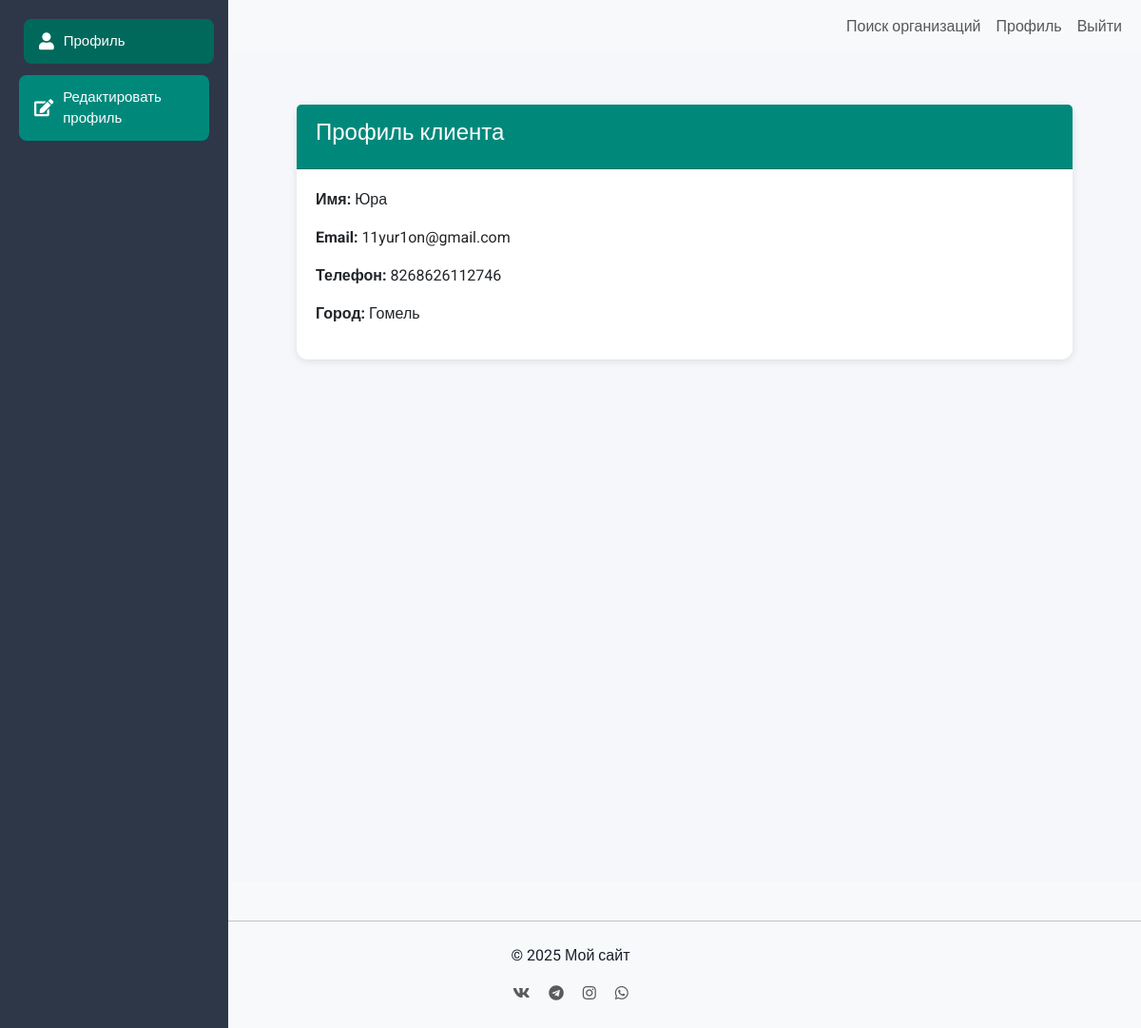
Screenshot of /accounts/profile/ (signed in) with the database file from the repository.
### accounts/models.py (models this page shows, shortened)
class ClientProfile(models.Model):
    user = models.OneToOneField(User, on_delete=models.CASCADE)
    name = models.CharField(max_length=100, blank=True, verbose_name='Имя')
    phone = models.CharField(max_length=20, verbose_name='Телефон')
    city = models.CharField(max_length=100, blank=True, verbose_name='Город')
    class Meta:
        verbose_name = 'Профиль клиента'
        verbose_name_plural = 'Профили клиентов'

### accounts/views.py (the view)
# urls.py: path('profile/', views.profile_view, name='profile'),
@login_required
def profile_view(request):
    client_profile = None
    workshop_profile = None
    is_client = False
    is_workshop = False
    grouped_activities = {}
    client_form = None
    workshop_form = None
    formset = None
    showcase_form = None
    upload_form = None
    showcase = None
    gallery = None
    grouped_prices = OrderedDict()
    try:
        client_profile = request.user.clientprofile
        is_client = True
        client_form = ClientProfileForm(instance=client_profile, initial={'email': request.user.email})
    except ClientProfile.DoesNotExist:
        try:
            workshop_profile = request.user.workshopprofile
            is_workshop = True
            workshop_form = WorkshopProfileForm(instance=workshop_profile, initial={'email': request.user.email})
            json_path = finders.find('services.json')
            if not json_path:
                logger.error("Файл services.json не найден")
                return JsonResponse({'success': False, 'errors': 'Service list not found.'}, status=500) if request.headers.get('X-Requested-With') == 'XMLHttpRequest' else redirect('accounts:profile')
            try:
                with open(json_path, 'r', encoding='utf-8') as f:
                    services_data = json.load(f)
                service_map = {item['code']: item['works'] for item in services_data}
            except json.JSONDecodeError as e:
                logger.error(f"Ошибка декодирования services.json: {str(e)}")
                return JsonResponse({'success': False, 'errors': 'Invalid services.json format.'}, status=500) if request.headers.get('X-Requested-With') == 'XMLHttpRequest' else redirect('accounts:profile')
            activity_codes = {str(area.id): area.code for area in workshop_profile.activity_area.all()}
            formset = ServicePriceFormSet(
                queryset=ServicePrice.objects.filter(workshop=workshop_profile),
                form_kwargs={'workshop': workshop_profile}
            )
            CATEGORY_TRANSLATIONS = {
                'hair': 'Уход за волосами',
                'nails': 'Ногтевой сервис',
                'cosmetology': 'Косметология',
                'makeup': 'Макияж',
                'brows_lashes': 'Уход за бровями и ресницами',
                'epilation': 'Эпиляция и депиляция',
                'body': 'Массаж и уход за телом',
                'tattoo_piercing': 'Тату и пирсинг',
                'styling': 'Стилистика и имидж',
                'kids': 'Детская бьюти-сфера',
                'alternative': 'Альтернативные направления',
                'education': 'Обучение и менторство'
            }
            grouped_activities = OrderedDict()
            for activity in workshop_profile.activity_area.all():
                cat = CATEGORY_TRANSLATIONS.get(activity.category, activity.get_category_display())
                grouped_activities.setdefault(cat, []).append(activity)
            prices = ServicePrice.objects.filter(workshop=workshop_profile)
            for price in prices:
                cat = CATEGORY_TRANSLATIONS.get(price.activity_area.category, price.activity_area.get_category_display())
                grouped_prices.setdefault(cat, []).append(price)
            showcase, created = Showcase.objects.get_or_create(workshop=workshop_profile)
            showcase_form = ShowcaseForm(instance=showcase)
            upload_form = GalleryImageForm()
            gallery = showcase.gallery_images.all()
        except WorkshopProfile.DoesNotExist:
            pass
    return render(request, 'accounts/profile.html', {
        'client_profile': client_profile,
        'workshop_profile': workshop_profile,
        'is_client': is_client,
        'is_workshop': is_workshop,
        'grouped_activities': grouped_activities,
        'user': request.user,
        'client_form': client_form,
        'workshop_form': workshop_form,
        'formset': formset,
        'service_map': service_map if is_workshop else {},
        'activity_codes': activity_codes if is_workshop else {},
        'showcase_form': showcase_form,
        'upload_form': upload_form,
        'showcase': showcase,
        'gallery': gallery,
        'grouped_prices': grouped_prices
    })

### accounts/context_processors.py (called while the page is built)
def user_type(request):
    if request.user.is_authenticated:
        try:
            request.user.workshopprofile
            return {'is_workshop': True, 'is_client': False}
        except WorkshopProfile.DoesNotExist:
            try:
                request.user.clientprofile
                return {'is_workshop': False, 'is_client': True}
            except ClientProfile.DoesNotExist:
                pass
    return {'is_workshop': False, 'is_client': False}

### accounts/templates/accounts/profile.html (shortened to what this page needs)
{% extends "base.html" %}
{% load static crispy_forms_tags format_duration %}
{% block content %}
<div class="dashboard-container">
  <div class="sidebar">
    <a href="#" class="profile-btn active" data-section="profile-details"><i class="fas fa-user"></i> Профиль</a>
    <a href="#" class="profile-btn" data-section="edit-profile"><i class="fas fa-edit"></i> Редактировать профиль</a>
  </div>
  <div class="profile-container">
    <div id="profile-details" class="content-section active">
      {% if is_client %}
        <div class="card">
          <div class="card-header">
            <h4>Профиль клиента</h4>
          </div>
          <div class="card-body">
            <p class="profile-name"><strong>Имя:</strong> {{ client_profile.name|default:user.username }}</p>
            <p class="profile-email"><strong>Email:</strong> {{ user.email }}</p>
            <p class="profile-phone"><strong>Телефон:</strong> {{ client_profile.phone }}</p>
            <p class="profile-city"><strong>Город:</strong> {{ client_profile.city|default:"Не указано" }}</p>
          </div>
        </div>
      {% else %}
        <p class="text-center">Профиль не найден.</p>
      {% endif %}
    </div>
  </div>
</div>
<link rel="stylesheet" href="https://cdnjs.cloudflare.com/ajax/libs/font-awesome/5.15.4/css/all.min.css">
{% endblock %}

### static/css/style.css (style rules this page uses)
body { font-family: 'Roboto', sans-serif; display: flex; flex-direction: column; min-height: 100vh; }

### accounts/templates/accounts/profile.html (style rules this page uses)
:root { --primary-color: #00897b; --secondary-color: #ff8a65; --accent-color: #ba68c8; --bg-light: #f5f7fa; --text-dark: #1a202c; --sidebar-bg: #2d3748; --shadow-sm: 0 2px 8px rgba(0, 0, 0, 0.1); --shadow-md: 0 4px 16px rgba(0, 0, 0, 0.15); --transition: all 0.3s ease; }
* { margin: 0; padding: 0; box-sizing: border-box; font-family: 'Roboto', sans-serif; }
body { background: var(--bg-light); color: var(--text-dark); }
.dashboard-container { display: flex; min-height: 100vh; overflow-x: hidden; }
.sidebar { position: fixed; top: 0; left: 0; width: 240px; height: 100%; background: var(--sidebar-bg); padding: 20px; display: flex; flex-direction: column; gap: 12px; transition: var(--transition); z-index: 1000; }
.sidebar a { display: flex; align-items: center; padding: 12px 16px; border-radius: 8px; font-size: 15px; font-weight: 500; text-decoration: none; color: white; transition: var(--transition); gap: 10px; }
.sidebar a i { font-size: 18px; }
.sidebar a.profile-btn { background: var(--primary-color); }
.sidebar a.profile-btn:hover, .sidebar a.profile-btn.active { background: #00695c; transform: translateX(5px); }
.profile-container { flex: 1; margin-left: 240px; padding: 30px; width: calc(100% - 240px); }
.card { border: none; border-radius: 12px; background: white; box-shadow: var(--shadow-sm); transition: var(--transition); margin-bottom: 20px; width: 100%; }
.card-header { background: var(--primary-color); color: white; font-weight: 600; border-radius: 12px 12px 0 0; padding: 15px 20px; }
.card-body { padding: 20px; }
.content-section { display: none; width: 100%; }
.content-section.active { display: block; animation: fadeIn 0.3s ease-in; }

### rows the page displays
ClientProfile: name "Юра", phone "8268626112746", city "Гомель"

### other values shown
{{ user.email }} "11yur1on@gmail.com"
